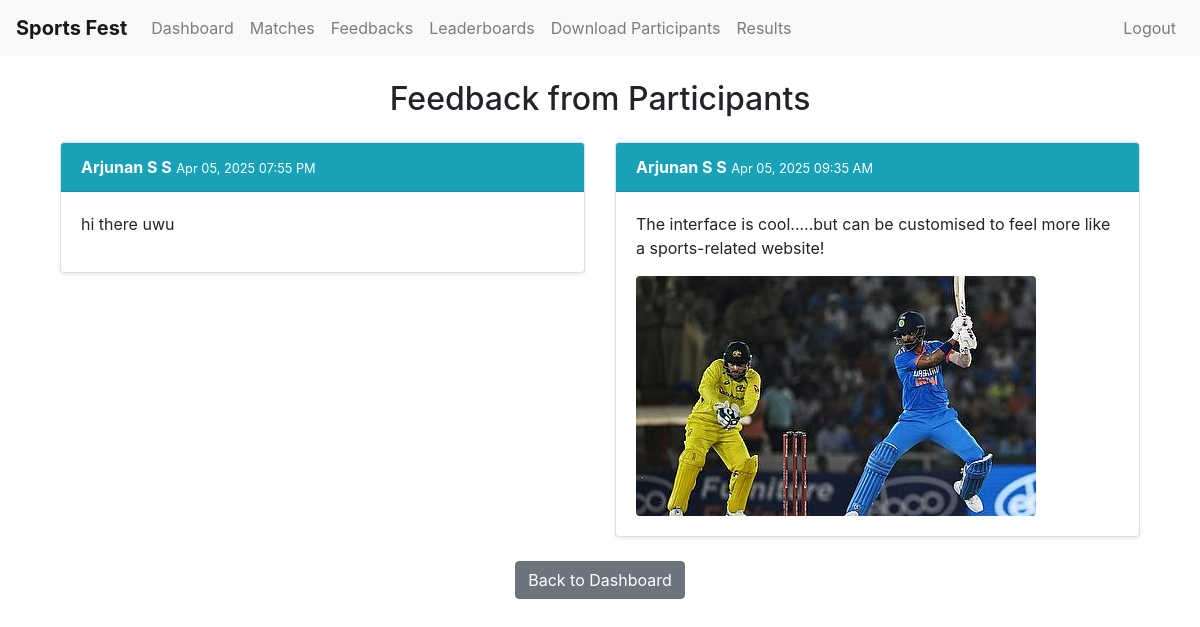
The page /organizer/feedback/ (signed in) on the database as committed earlier.
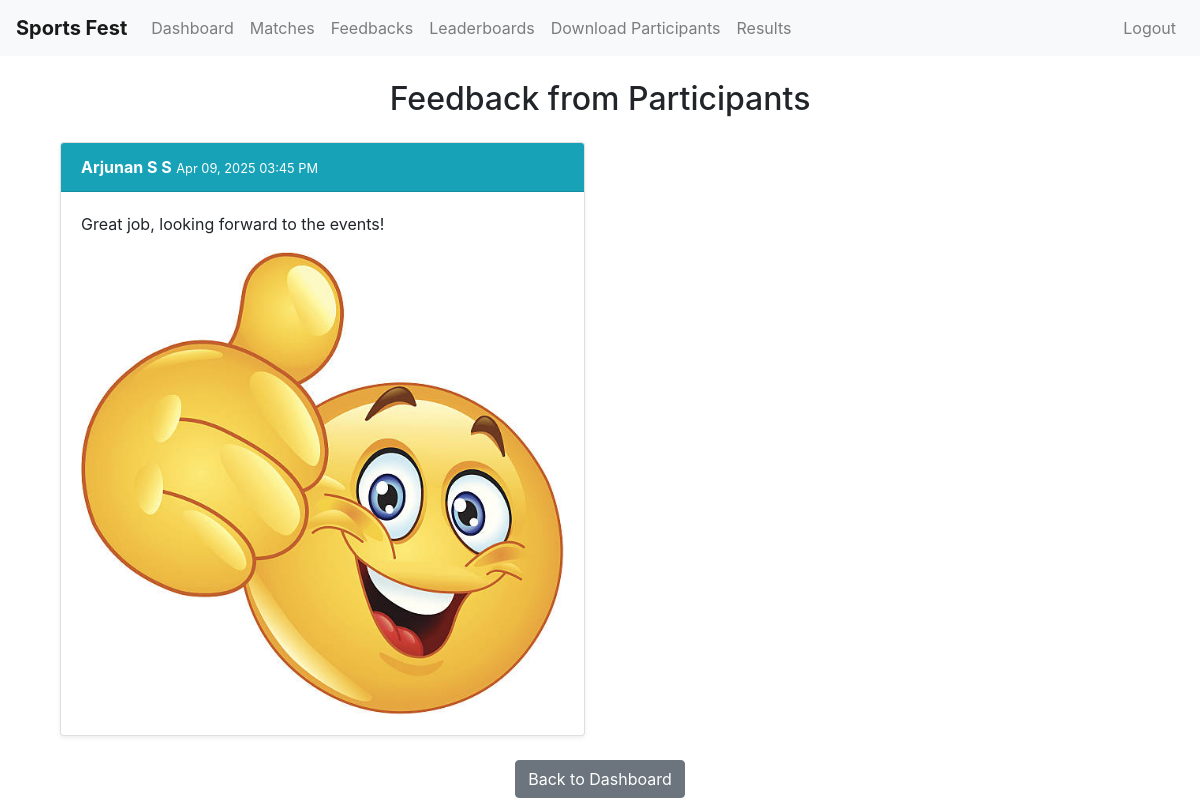
The same page on the database as committed later.
### management/models.py (models this page shows, shortened)
class Feedback(models.Model):
    participant = models.ForeignKey(ParticipantProfile, on_delete=models.CASCADE)
    message = models.TextField()
    image = models.ImageField(upload_to='feedback_images/', blank=True, null=True)
    created_at = models.DateTimeField(auto_now_add=True)

class ParticipantProfile(models.Model):
    GENDER_CHOICES = (
        ('Male', 'Male'),
        ('Female', 'Female'),
        ('Other', 'Other'),
    )
    user = models.OneToOneField(User, on_delete=models.CASCADE)
    name = models.CharField(max_length=100)
    gender = models.CharField(max_length=10, choices=GENDER_CHOICES)
    date_of_birth = models.DateField()
    mobile_number = models.CharField(max_length=15)
    email=models.CharField(max_length=254)
    college = models.ForeignKey(College, on_delete=models.CASCADE, related_name='participants')
    is_banned= models.BooleanField(default=False)

### management/views.py (the view)
# urls.py: path('organizer/feedback/', views.view_feedback, name='view_feedback'),
@staff_member_required
def view_feedback(request):
    feedbacks = Feedback.objects.select_related('participant').order_by('-created_at')
    return render(request, 'management/view_feedback.html', {'feedbacks': feedbacks})

### management/templates/management/view_feedback.html
{% extends "management/base.html" %}
{% load static %}
{% block content %}
<div class="container mt-4">
  <h2 class="mb-4 text-center">Feedback from Participants</h2>
  <div class="row">
    {% for feedback in feedbacks %}
      <div class="col-md-6 mb-4">
        <div class="card shadow-sm">
          <div class="card-header bg-info text-white">
            <strong>{{ feedback.participant.name }}</strong>
            <small class="float-end">{{ feedback.created_at|date:"M d, Y h:i A" }}</small>
          </div>
          <div class="card-body">
            <p>{{ feedback.message }}</p>
            {% if feedback.image %}
              <img src="{{ feedback.image.url }}" alt="Feedback Image" class="img-fluid rounded">
            {% endif %}
          </div>
        </div>
      </div>
    {% empty %}
      <p class="text-center">No feedback submitted yet.</p>
    {% endfor %}
  </div>
  <div class="text-center">
    <a href="{% url 'organizer_dashboard' %}" class="btn btn-secondary">Back to Dashboard</a>
  </div>
</div>
{% endblock %}

### management/templates/management/base.html (shortened to what this page needs)
<!DOCTYPE html>
<html lang="en">
<head>
    <link rel="stylesheet" href="https://stackpath.bootstrapcdn.com/bootstrap/4.5.2/css/bootstrap.min.css">
</head>
<body>
    <nav class="navbar navbar-expand-lg navbar-light bg-light">
        <a class="navbar-brand" href="{% if user.is_authenticated %}{% if user.is_staff %}{% url 'organizer_dashboard' %}{% else %}{% url 'participant_dashboard' %}{% endif %}{% else %}#{% endif %}">Sports Fest</a>
        <div class="collapse navbar-collapse" id="navbarNav">
            <ul class="navbar-nav mr-auto">
                {% if user.is_authenticated %}
                    {% if user.is_staff %}
                        <li class="nav-item">
                            <a class="nav-link" href="{% url 'organizer_dashboard' %}">Dashboard</a>
                        </li>
                        <li class="nav-item">
                            <a class="nav-link" href="{% url 'manage_matches' %}">Matches</a>
                        </li>
                        <li class="nav-item">
                            <a class="nav-link" href="{% url 'view_feedback' %}">Feedbacks</a>
                        </li>
                        <li class="nav-item">
                            <a class="nav-link" href="{% url 'leaderboards' %}">Leaderboards</a>
                        </li>
                        <li class="nav-item">
                            <a class="nav-link" href="{% url 'download_participants_csv' %}">Download Participants</a>
                        </li>
                        <li class="nav-item">
                            <a class="nav-link" href="{% url 'view_results' %}">Results</a>
                          </li>
                    {% endif %}
                {% endif %}
            </ul>
            <ul class="navbar-nav">
                {% if user.is_authenticated %}
                <li class="nav-item">
                    <a class="nav-link" href="/accounts/logout/">Logout</a>
                </li>
                {% endif %}
            </ul>
        </div>
    </nav>
    <div class="container mt-4">
        {% block content %}{% endblock %}
    </div>
</body>
</html>

### management/templates/management/base.html (style rules this page uses)
.navbar-brand { font-weight: bold; }

Rows that differ between the two databases and show on the page:
removed Feedback: participant.name "Arjunan S S", created_at "Apr 05, 2025 07:55 PM", message "hi there uwu"
removed Feedback: participant.name "Arjunan S S", created_at "Apr 05, 2025 09:35 AM", message "The interface is cool.....but can be customised to feel more like a sports-related website!", image (picture)
added Feedback: participant.name "Arjunan S S", created_at "Apr 09, 2025 03:45 PM", message "Great job, looking forward to the events!", image (picture)
